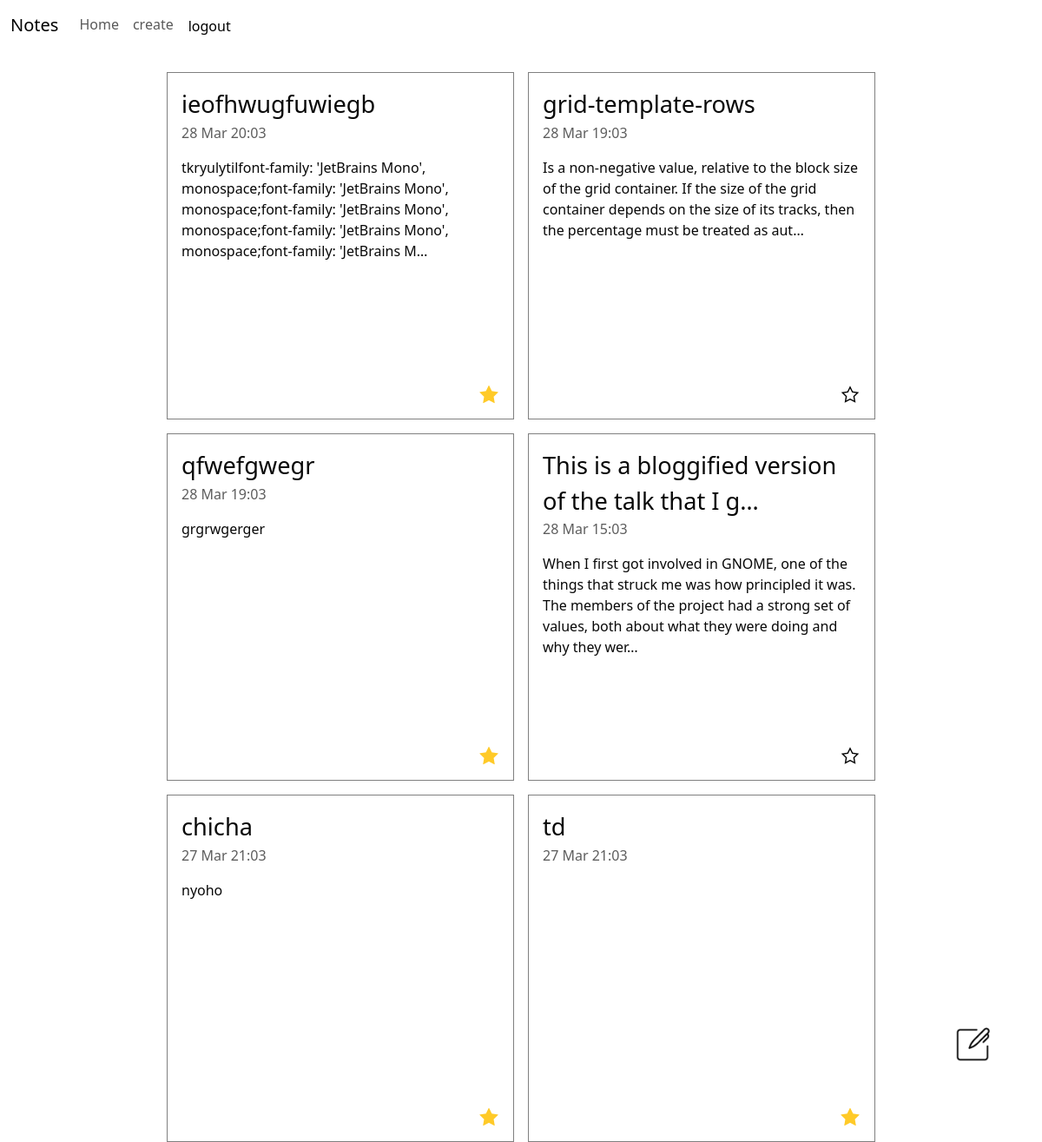
The app's page / (signed in) with its own data.
### notes/models.py (models this page shows, shortened)
class Notes(models.Model):
    title = models.CharField(max_length=500)
    description = models.TextField(max_length=50000,blank=True)
    dateedited = models.DateTimeField(auto_now=True)
    important = models.BooleanField(default=False)
    user = models.ForeignKey(User, on_delete=models.CASCADE)

### notes/views.py (the view)
# urls.py: path('',views.home,name='home'),
@login_required
def home(request):
    notes = Notes.objects.filter(user=request.user).order_by('-dateedited')
    return render(request, 'notes/home.html',{'notes': notes})

### notes/templates/notes/home.html
{% extends 'notes/base.html' %}
{% load static %}
{% block content %}
<head>
    <link rel="stylesheet" href="{% static 'notes/master.css' %}">
</head>
<body>
    <div class="parent-notes-block">
        <div class="notes-block">
            {% for note in notes %}
        <a href="{% url 'viewnotes' note.id %}">
            <div class="title">
                {{ note.title|truncatechars:50 }}
            </div>
            <div class="dateedited">
                {{note.dateedited|date:'d M H:m'}}
            </div>
            <div class="description">
                {{note.description|safe|truncatechars:200}}
            </div>
            <div class="important">
                {% if note.important %}
                <img src="{% static 'notes/liked.png' %}">
                {% else %}
                <img src="{% static 'notes/unliked.png' %}">
                {% endif %}
            </div>
        </a>
        {% endfor %}
    </div>
    <div class="create-btn">
      <a class="nav-link" href="{% url 'createnote' %}">
        <img src="{% static 'notes/create.png' %}" alt="create">
      </a>
    </div>
</div>
</body>
{% endblock %}

### notes/templates/notes/base.html (shortened to what this page needs)
{% load static %}
<!doctype html>
<html lang="en">
<head>
  <link href="https://cdn.jsdelivr.net/npm/bootstrap@5.3.0-alpha2/dist/css/bootstrap.min.css" rel="stylesheet"
>
  <link rel="stylesheet" href="{% static 'notes/master.css' %}">
</head>
<body>
  <nav class="navbar navbar-expand-lg bg-body-light notes-nav">
    <div class="container-fluid">
      <a class="navbar-brand" href="#">Notes</a>
      <div class="collapse navbar-collapse" id="navbarNavAltMarkup">
        <div class="navbar-nav">
          {% if user.is_authenticated %}
          <a class="nav-link" aria-current="page" href="{% url 'home' %}">Home</a>
          <a class="nav-link" href="{% url 'createnote' %}">create</a>
          <form class="nav-link me-auto" action="{% url 'logoutuser' %}" method="POST">
            <button class="btn" style="padding:0;color:black;" type="submit">logout</button>
          </form>
          {% else %}
          <a class="nav-link" href="{% url 'signupuser' %}">signup</a>
          <a class="nav-link" href="{% url 'loginuser' %}">login</a>
          {% endif %}
        </div>
      </div>
    </div>
  </nav>
  <div class="container">
    {% block content %}{% endblock %}
  </div>
</body>
</html>

### notes/static/notes/master.css (style rules this page uses)
:root { font-size: 16px; font-family: 'JetBrains Mono', monospace; }
.title { font-size: 1.7rem; }
.navbar { margin-bottom: 2%; }
.dateedited { margin-bottom: 1rem; color: #5d5d5d; }
.important { margin-left: auto; margin-top: auto; }
.important>img { width: 1.5rem; }
.notes-block>a { text-decoration: none; padding: 1rem; color: #080808; height: 25rem; border: 1px solid grey; display: flex; flex-direction: column; }
.notes-block { display: grid; grid-template-columns: repeat(3, 25rem); gap: 1rem; }
.parent-notes-block { display: grid; place-items: center; background-color: #fff; }
@media (min-width: 1100px) and (max-width: 1400px) { .notes-block { display: grid; grid-template-columns: repeat(2, 25rem); gap: 1rem; } }
@media (min-width: 1100px) and (max-width: 1400px) { .notes-block>a { height: 25rem; } }
.create-btn { bottom: 7%; right: 5%; position: fixed; }
.create-btn>a>img { width: 2.5rem; }

### records on screen
Notes: title "ieofhwugfuwiegb", dateedited "28 Mar 20:03", description "tkryulytilfont-family: 'JetBrains Mono', monospace;font-family: 'JetBrains Mono', monospace;font-family: 'JetBrains Mono', monospace;font-family: 'JetBrains Mono', monospace;font-family: 'JetBrains M…", important True (drawn)
Notes: title "grid-template-rows", dateedited "28 Mar 19:03", description "Is a non-negative value, relative to the block size of the grid container. If the size of the grid container depends on the size of its tracks, then the percentage must be treated as aut…", important False (drawn)
Notes: title "qfwefgwegr", dateedited "28 Mar 19:03", description "grgrwgerger", important True (drawn)
Notes: title "This is a bloggified version of the talk that I g…", dateedited "28 Mar 15:03", description "When I first got involved in GNOME, one of the things that struck me was how principled it was. The members of the project had a strong set of values, both about what they were doing and why they wer…", important False (drawn)
Notes: title "chicha", dateedited "27 Mar 21:03", description "nyoho", important True (drawn)
Notes: title "td", dateedited "27 Mar 21:03", important True (drawn)
